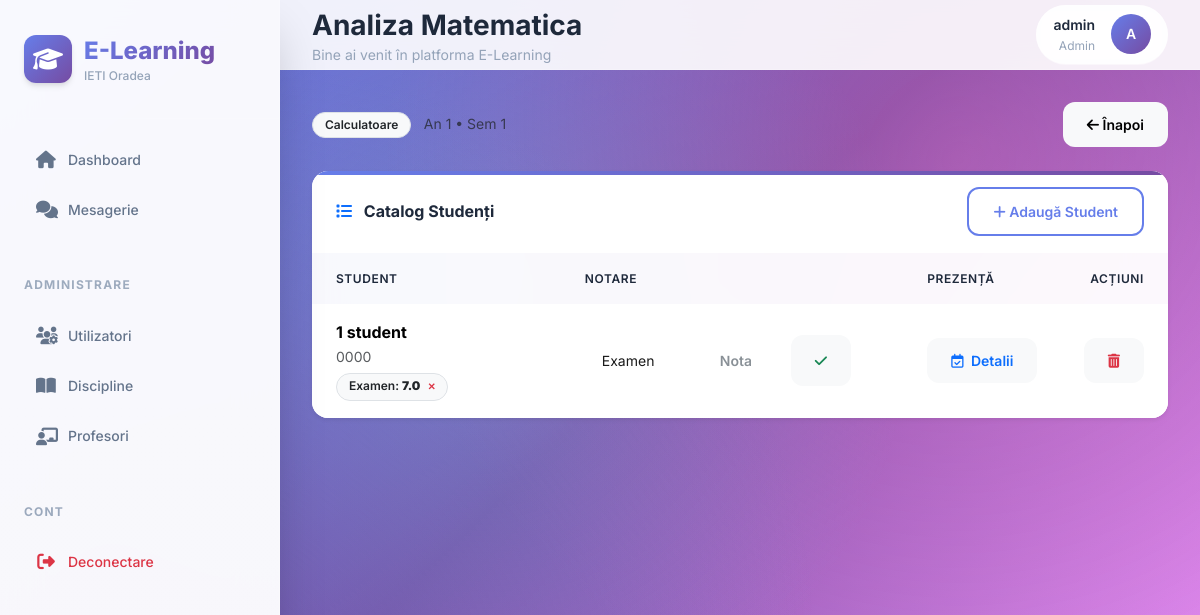
/materie/1 (signed in), run on an earlier commit of the app's database.
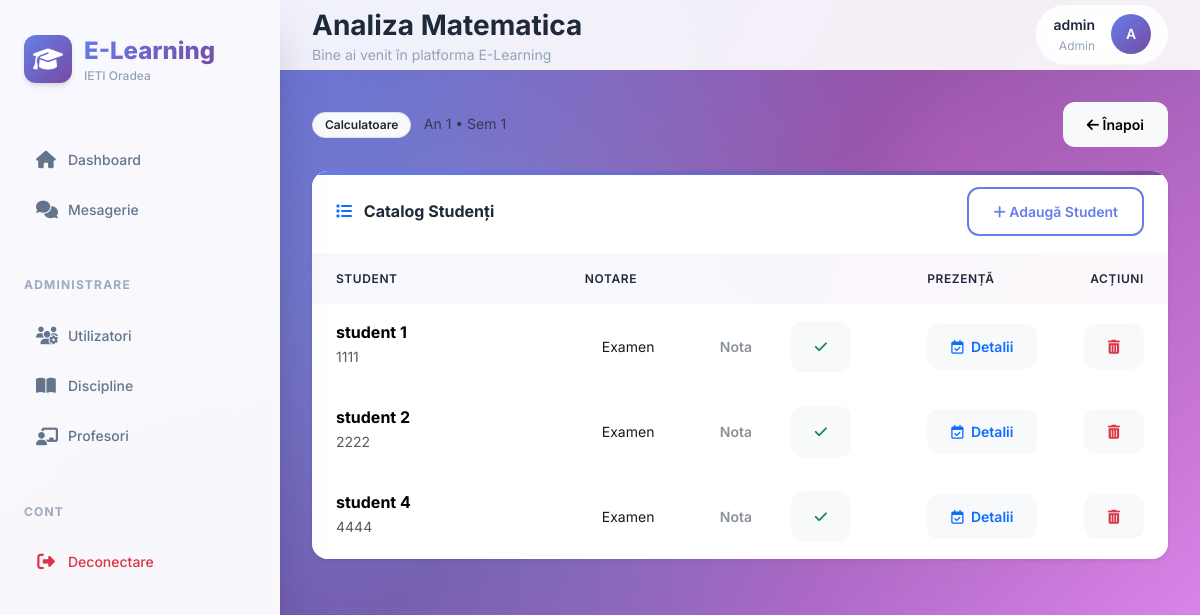
And on a later commit of the database.
### models.py (models this page shows, shortened)
class Disciplina(db.Model):
    id_disciplina = db.Column(db.Integer, primary_key=True)
    nume_disciplina = db.Column(db.String(100), nullable=False)
    credite = db.Column(db.Integer, nullable=False)
    an_studiu = db.Column(db.Integer, nullable=False)
    specializare = db.Column(db.String(50), nullable=False)
    semestru = db.Column(db.Integer, nullable=False)
    has_laborator = db.Column(db.Boolean, default=False)
    has_seminar = db.Column(db.Boolean, default=False)
    has_proiect = db.Column(db.Boolean, default=False)
    id_titular = db.Column(db.Integer, db.ForeignKey('profesor.id_profesor'), nullable=True)
    id_laborant = db.Column(db.Integer, db.ForeignKey('profesor.id_profesor'), nullable=True)
    id_seminarist = db.Column(db.Integer, db.ForeignKey('profesor.id_profesor'), nullable=True)
    id_proiectant = db.Column(db.Integer, db.ForeignKey('profesor.id_profesor'), nullable=True)
    pondere_examen = db.Column(db.Integer, default=60)
    pondere_laborator = db.Column(db.Integer, default=40)
    pondere_proiect = db.Column(db.Integer, default=0)
    min_prez_curs = db.Column(db.Integer, default=50)
    min_prez_laborator = db.Column(db.Integer, default=100)
    min_prez_seminar = db.Column(db.Integer, default=100)
    min_prez_proiect = db.Column(db.Integer, default=100)
    note = db.relationship('Notare', backref='disciplina', lazy=True)
    inscrieri = db.relationship('Inscriere', backref='disciplina', lazy=True, cascade="all, delete-orphan")
    prezente = db.relationship('Prezenta', backref='disciplina', lazy=True, cascade="all, delete-orphan")

class User(UserMixin, db.Model):
    id = db.Column(db.Integer, primary_key=True)
    username = db.Column(db.String(150), unique=True, nullable=False)
    email = db.Column(db.String(150), unique=True, nullable=False)
    password = db.Column(db.String(150), nullable=False)
    role = db.Column(db.String(20), nullable=False, default='student')
    is_approved = db.Column(db.Boolean, default=False)
    reset_token = db.Column(db.String(100), nullable=True)
    reset_token_expiry = db.Column(db.DateTime, nullable=True)
    student_profile = db.relationship('Student', backref='user_account', uselist=False, cascade="all, delete-orphan")
    profesor_profile = db.relationship('Profesor', backref='user_account', uselist=False, cascade="all, delete-orphan")

class Student(db.Model):
    id_student = db.Column(db.Integer, primary_key=True)
    nume = db.Column(db.String(50), nullable=False)
    prenume = db.Column(db.String(50), nullable=False)
    nr_matricol = db.Column(db.String(20), unique=True, nullable=False)
    grupa = db.Column(db.String(10), nullable=False)
    an_studiu = db.Column(db.Integer, nullable=False, default=1)
    specializare = db.Column(db.String(50), nullable=False, default='Calculatoare')
    user_id = db.Column(db.Integer, db.ForeignKey('user.id'), nullable=True)
    inscrieri = db.relationship('Inscriere', backref='student', lazy=True, cascade="all, delete-orphan")
    def get_full_name(self):
        return f"{self.nume} {self.prenume}"

class Notare(db.Model):
    id_notare = db.Column(db.Integer, primary_key=True)
    id_student = db.Column(db.Integer, db.ForeignKey('student.id_student'), nullable=False)
    id_disciplina = db.Column(db.Integer, db.ForeignKey('disciplina.id_disciplina'), nullable=False)
    tip_activitate = db.Column(db.String(20), nullable=False)
    nota = db.Column(db.Float, nullable=False)
    data_notare = db.Column(db.Date, nullable=False, default=date.today)

### academic_routes.py (the view, shortened to what this page needs)
@academic_bp.route('/materie/<int:id_disc>', methods=['GET', 'POST'])
@login_required
def panou_materie(id_disc):
    d = Disciplina.query.get_or_404(id_disc)
    prof = Profesor.query.filter_by(user_id=current_user.id).first()
    is_titular = prof and (d.id_titular == prof.id_profesor)
    is_laborant = prof and (d.id_laborant == prof.id_profesor)
    is_seminarist = prof and (d.id_seminarist == prof.id_profesor)
    is_proiectant = prof and (d.id_proiectant == prof.id_profesor)
    is_admin = current_user.role == 'admin'
    if not (is_titular or is_laborant or is_seminarist or is_proiectant or is_admin):
        abort(403)
    studenti_inscrisi = [i.student for i in d.inscrieri]
    toti_studentii = Student.query.all()
    studenti_neinscrisi = [s for s in toti_studentii if s not in studenti_inscrisi]
    note_q = Notare.query.filter_by(id_disciplina=d.id_disciplina).all()
    note_map = {}
    for n in note_q:
        if n.id_student not in note_map:
            note_map[n.id_student] = {}
        note_map[n.id_student][n.tip_activitate] = n.nota
    return render_template('vizualizare_materie.html',
                         disciplina=d,
                         studenti=studenti_inscrisi,
                         studenti_neinscrisi=studenti_neinscrisi,
                         is_titular=is_titular,
                         is_admin=is_admin,
                         note_map=note_map)

### app.py (called while the page is built)
@login_manager.user_loader
def load_user(user_id):
    return User.query.get(int(user_id))

@app.before_request
def before_request():
    if current_user.is_authenticated and request.endpoint not in ['auth.login', 'auth.register', 'static']:
        pass  # Utilizatorul este autentificat, permite accesul
    elif request.endpoint not in ['auth.login', 'auth.register', 'auth.forgot_password', 'auth.reset_password', 'setup_admin', 'static'] and not current_user.is_authenticated:
        return redirect(url_for('auth.login'))

@app.after_request
def after_request(response):
    if current_user.is_authenticated and request.endpoint not in ['static']:
        response.headers['Cache-Control'] = 'no-cache, no-store, must-revalidate'
        response.headers['Pragma'] = 'no-cache'
        response.headers['Expires'] = '0'
    return response

### templates/vizualizare_materie.html (shortened to what this page needs)
{% extends "base.html" %}
{% block page_title %}{{ disciplina.nume_disciplina }}{% endblock %}
{% block content %}
<div class="row mb-4">
    <div class="col-12 d-flex justify-content-between align-items-center">
        <div>
            <span class="badge bg-light text-dark border me-2">{{ disciplina.specializare }}</span>
            <span class="text-muted small">An {{ disciplina.an_studiu }} • Sem {{ disciplina.semestru }}</span>
        </div>
        <a href="{{ url_for('index') }}" class="btn btn-light btn-sm"><i class="fas fa-arrow-left"></i> Înapoi</a>
    </div>
</div>
<div class="card border-0 shadow-sm">
    <div class="card-header bg-white py-3 d-flex justify-content-between align-items-center">
        <h6 class="mb-0 fw-bold"><i class="fas fa-list me-2 text-primary"></i> Catalog Studenți</h6>
        <button class="btn btn-outline-primary btn-sm" type="button" data-bs-toggle="collapse" data-bs-target="#enrollPanel">
            <i class="fas fa-plus"></i> Adaugă Student
        </button>
    </div>
    <div class="table-responsive">
        <table class="table table-hover align-middle mb-0">
            <thead>
                <tr>
                    <th class="ps-4" style="width: 30%;">Student</th>
                    <th style="width: 40%;">Notare</th>
                    <th>Prezență</th>
                    <th class="text-end pe-4">Acțiuni</th>
                </tr>
            </thead>
            <tbody>
                {% for s in studenti %}
                <tr>
                    <td class="ps-4">
                        <div class="fw-bold">{{ s.get_full_name() }}</div>
                        <div class="small text-muted">{{ s.nr_matricol }}</div>
                        <div class="mt-1">
                            {% if note_map.get(s.id_student) %}
                                {% for tip, val in note_map[s.id_student].items() %}
                                    <span class="badge bg-light text-dark border me-1">
                                        {{ tip }}: <strong>{{ val }}</strong>
                                        <form action="{{ url_for('academic.reset_nota') }}" method="POST" style="display:inline;">
                                            <button type="submit" class="btn btn-link p-0 ms-1 text-danger" style="font-size: 0.8em; text-decoration:none;">✕</button>
                                        </form>
                                    </span>
                                {% endfor %}
                            {% endif %}
                        </div>
                    </td>
                    <td>
                        <form action="{{ url_for('academic.adauga_nota_completa') }}" method="POST" class="d-flex gap-2">
                            <select name="tip_activitate" class="form-select form-select-sm" style="width: 110px;" required>
                                <option value="Examen">Examen</option>
                            </select>
                            <input type="number" name="nota" placeholder="Nota" min="1" max="10" step="0.1" class="form-control form-control-sm" style="width: 80px; font-weight: 600; text-align: center;" required>
                            <button type="submit" class="btn btn-light btn-sm text-success"><i class="fas fa-check"></i></button>
                        </form>
                    </td>
                    <td>
                        <button class="btn btn-light btn-sm text-primary" onclick="openAttendanceModal('{{ s.id_student }}', '{{ s.get_full_name() }}')">
                            <i class="far fa-calendar-check me-1"></i> Detalii
                        </button>
                    </td>
                    <td class="text-end pe-4">
                        <form action="{{ url_for('academic.remove_student') }}" method="POST" style="display:inline;">
                            <button type="submit" class="btn btn-light btn-sm text-danger"><i class="fas fa-trash-alt"></i></button>
                        </form>
                    </td>
                </tr>
                {% else %}
                <tr><td colspan="4" class="text-center p-4 text-muted">Niciun student înscris.</td></tr>
                {% endfor %}
            </tbody>
        </table>
    </div>
</div>
{% endblock %}

### templates/base.html (shortened to what this page needs)
<!doctype html>
<html lang="ro">
<head>
    <link href="https://cdn.jsdelivr.net/npm/bootstrap@5.3.2/dist/css/bootstrap.min.css" rel="stylesheet">
    <link rel="stylesheet" href="https://cdnjs.cloudflare.com/ajax/libs/font-awesome/6.5.0/css/all.min.css">
    <link rel="stylesheet" href="https://cdn.jsdelivr.net/npm/animate.css@4.1.1/animate.min.css">
</head>
<body>
{% if current_user.is_authenticated %}
<nav class="sidebar">
    <div class="brand">
        <div class="brand-content">
            <div class="brand-icon">
                <i class="fas fa-graduation-cap"></i>
            </div>
            <div>
                <div class="brand-text">E-Learning</div>
                <div class="brand-subtitle">IETI Oradea</div>
            </div>
        </div>
    </div>
    <div class="nav-section">
        <a href="{{ url_for('index') }}" class="nav-link {{ 'active' if request.endpoint == 'index' else '' }}">
            <i class="fas fa-home"></i> Dashboard
        </a>
        <a href="{{ url_for('chat.chat_home') }}" class="nav-link {{ 'active' if 'chat' in request.endpoint else '' }}">
            <i class="fas fa-comments"></i> Mesagerie
        </a>
    </div>
    {% if current_user.role == 'admin' %}
    <div class="nav-section">
        <div class="nav-title">Administrare</div>
        <a href="{{ url_for('admin.gestiune_utilizatori') }}" class="nav-link {{ 'active' if 'utilizatori' in request.endpoint else '' }}">
            <i class="fas fa-users-cog"></i> Utilizatori
        </a>
        <a href="{{ url_for('academic.lista_discipline') }}" class="nav-link {{ 'active' if 'discipline' in request.endpoint else '' }}">
            <i class="fas fa-book-open"></i> Discipline
        </a>
        <a href="{{ url_for('academic.lista_profesori') }}" class="nav-link {{ 'active' if 'profesori' in request.endpoint else '' }}">
            <i class="fas fa-chalkboard-teacher"></i> Profesori
        </a>
    </div>
    {% endif %}
    <div class="nav-section mt-auto">
        <div class="nav-title">Cont</div>
        <a href="{{ url_for('auth.logout') }}" class="nav-link text-danger">
            <i class="fas fa-sign-out-alt"></i> Deconectare
        </a>
    </div>
</nav>
{% endif %}
<main class="{{ 'main-content' if current_user.is_authenticated else '' }}">
    {% if current_user.is_authenticated and request.endpoint not in ['auth.login', 'auth.register'] %}
    <div class="header">
        <div>
            <div class="header-title">
                {% block page_title %}Dashboard{% endblock %}
            </div>
            <div class="header-subtitle">
                {% block page_subtitle %}Bine ai venit în platforma E-Learning{% endblock %}
            </div>
        </div>
        <div class="user-profile">
            <div class="user-info">
                <div class="user-name">{{ current_user.username }}</div>
                <div class="user-role">{{ current_user.role|capitalize }}</div>
            </div>
            <div class="user-avatar">
                {{ current_user.username[0]|upper }}
            </div>
        </div>
    </div>
    {% endif %}
    <div class="content">
        {% block content %}{% endblock %}
    </div>
</main>
</body>
</html>

### templates/vizualizare_materie.html (style rules this page uses)
.form-control, .form-select { color: #1a1a1a !important; }
.form-control::placeholder { color: #6c757d !important; opacity: 0.8; }

What changed in the data, as far as the page shows it:
removed Notare: tip_activitate "Examen", nota "7.0", shown under Student "1 student"
changed Student: get_full_name "1 student" → "student 1"; nr_matricol "0000" → "1111"
added Student: get_full_name "student 2", nr_matricol "2222"
added Student: get_full_name "student 4", nr_matricol "4444"
